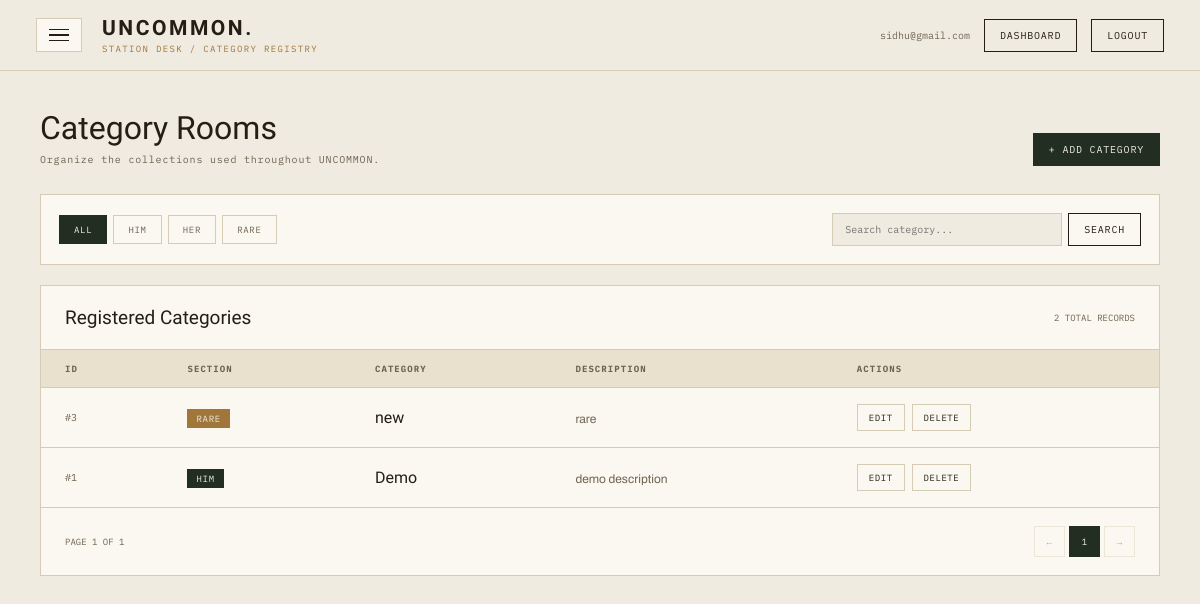
Page /admin_panel/categories/ (signed in) on the committed database.
### admin_panel/models.py (models this page shows, shortened)
class Admin(models.Model):
    email = models.EmailField(unique=True)
    password = models.CharField(max_length=255)

class Category(models.Model):
    SECTION_CHOICES = [
        ('HIM', 'Him'),
        ('HER', 'Her'),
        ('RARE', 'Rare'),
    ]
    section = models.CharField(
        max_length=10,
        choices=SECTION_CHOICES
    )
    category_name = models.CharField(
        max_length=100
    )
    description = models.TextField(
        blank=True
    )

### admin_panel/views.py (the view)
# urls.py: path('categories/', view_categories, name='view_categories'),
def view_categories(request):
    if 'admin' not in request.session:
        return redirect('home')
    admin = get_object_or_404(
        Admin,
        id=request.session['admin']
    )
    categories = Category.objects.all().order_by('-id')
    search = request.GET.get('search', '').strip()
    if search:
        categories = categories.filter(
            category_name__icontains=search
        )
    section = request.GET.get('section', '').strip()
    if section in ['HIM', 'HER', 'RARE']:
        categories = categories.filter(
            section=section
        )
    paginator = Paginator(categories, 10)
    page_number = request.GET.get('page')
    page_obj = paginator.get_page(page_number)
    return render(
        request,
        'admin_panel/categories.html',
        {
            'admin': admin,
            'page_obj': page_obj,
            'search': search,
            'section': section,
        }
    )

### templates/admin_panel/categories.html (shortened to what this page needs)
{% load static %}
<!DOCTYPE html>
<html lang="en">
<head>
</head>
<body>
<header class="topbar">
    <div class="left-cluster">
        <button
            class="hamburger-btn"
            id="openSidebar">
            <span></span>
            <span></span>
            <span></span>
        </button>
        <div>
            <a
                href="{% url 'admin_index' %}"
                class="brand">
                UNCOMMON<span>.</span>
            </a>
            <div class="sub-brand">
                Station Desk / Category Registry
            </div>
        </div>
    </div>
    <div class="top-right">
        <span class="admin-email">
            {{ admin.email }}
        </span>
        <a
            href="{% url 'admin_index' %}"
            class="btn">
            Dashboard
        </a>
        <form
            action="{% url 'admin_logout' %}"
            method="POST">
            <button
                type="submit"
                class="btn">
                Logout
            </button>
        </form>
    </div>
</header>
<main>
    <div class="page-header">
        <div>
            <h1 class="page-title">
                Category Rooms
            </h1>
            <p class="page-subtitle">
                Organize the collections used throughout UNCOMMON.
            </p>
        </div>
        <button
            class="btn btn-forest"
            id="openAddModal">
            + Add Category
        </button>
    </div>
    <div class="control-panel">
        <div class="filter-row">
            <div class="filters">
                <a
                    href="?{% if search %}search={{ search }}{% endif %}"
                    class="filter {% if not section %}active{% endif %}">
                    All
                </a>
                <a
                    href="?section=HIM{% if search %}&search={{ search }}{% endif %}"
                    class="filter {% if section == 'HIM' %}active{% endif %}">
                    HIM
                </a>
                <a
                    href="?section=HER{% if search %}&search={{ search }}{% endif %}"
                    class="filter {% if section == 'HER' %}active{% endif %}">
                    HER
                </a>
                <a
                    href="?section=RARE{% if search %}&search={{ search }}{% endif %}"
                    class="filter {% if section == 'RARE' %}active{% endif %}">
                    RARE
                </a>
            </div>
            <form
                method="GET"
                class="search-form">
                <input
                    type="text"
                    name="search"
                    value="{{ search }}"
                    placeholder="Search category..."
                    class="search-input"
                >
                <button
                    type="submit"
                    class="btn">
                    Search
                </button>
            </form>
        </div>
    </div>
    <div class="table-card">
        <div class="table-header">
            <div>
                <h2>
                    Registered Categories
                </h2>
            </div>
            <div class="record-count">
                {{ page_obj.paginator.count }}
                TOTAL RECORDS
            </div>
        </div>
        {% if page_obj.object_list %}
        <div class="table-wrapper">
            <table>
                <thead>
                    <tr>
                        <th>
                            ID
                        </th>
                        <th>
                            Section
                        </th>
                        <th>
                            Category
                        </th>
                        <th>
                            Description
                        </th>
                        <th>
                            Actions
                        </th>
                    </tr>
                </thead>
                <tbody>
                    {% for category in page_obj %}
                    <tr>
                        <td class="id">
                            #{{ category.id }}
                        </td>
                        <td>
                            <span
                                class="
                                    section-tag
                                    {% if category.section == 'RARE' %}
                                        section-rare
                                    {% endif %}
                                ">
                                {{ category.section }}
                            </span>
                        </td>
                        <td>
                            <div class="category-name">
                                {{ category.category_name }}
                            </div>
                        </td>
                        <td>
                            <div class="description">
                                {% if category.description %}
                                    {{ category.description }}
                                {% else %}
                                    No description provided.
                                {% endif %}
                            </div>
                        </td>
                        <td>
                            <div class="actions">
                                <button
                                    class="action-btn edit-btn"
                                    data-id="{{ category.id }}"
                                    data-section="{{ category.section }}"
                                    data-name="{{ category.category_name }}"
                                    data-description="{{ category.description|default:'' }}">
                                    Edit
                                </button>
                                <button
                                    class="action-btn delete-btn"
                                    data-id="{{ category.id }}"
                                    data-name="{{ category.category_name }}">
                                    Delete
                                </button>
                            </div>
                        </td>
                    </tr>
                    {% endfor %}
                </tbody>
            </table>
        </div>
        <div class="pagination">
            <div class="pagination-info">
                PAGE {{ page_obj.number }}
                OF {{ page_obj.paginator.num_pages }}
            </div>
            <div class="pagination-links">
                {% if page_obj.has_previous %}
                    <a
                        class="page-link"
                        href="?page={{ page_obj.previous_page_number }}{% if section %}&section={{ section }}{% endif %}{% if search %}&search={{ search }}{% endif %}">
                        ←
                    </a>
                {% else %}
                    <span class="page-link disabled">
                        ←
                    </span>
                {% endif %}
                {% for num in page_obj.paginator.page_range %}
                    {% if num == page_obj.number %}
                        <span class="page-link current">
                            {{ num }}
                        </span>
                    {% elif num >= page_obj.number|add:'-2' and num <= page_obj.number|add:'2' %}
                        <a
                            class="page-link"
                            href="?page={{ num }}{% if section %}&section={{ section }}{% endif %}{% if search %}&search={{ search }}{% endif %}">
                            {{ num }}
                        </a>
                    {% endif %}
                {% endfor %}
                {% if page_obj.has_next %}
                    <a
                        class="page-link"
                        href="?page={{ page_obj.next_page_number }}{% if section %}&section={{ section }}{% endif %}{% if search %}&search={{ search }}{% endif %}">
                        →
                    </a>
                {% else %}
                    <span class="page-link disabled">
                        →
                    </span>
                {% endif %}
            </div>
        </div>
        {% endif %}
    </div>
</main>
</body>
</html>

### rows in the picture
Admin: email "sidhu@gmail.com"
Category: id "3", section "RARE", category_name "new", description "rare"
Category: id "1", section "HIM", category_name "Demo", description "demo description"

### other values in the picture
{{ page_obj.paginator.count }} "2"
{{ page_obj.number }} "1"
{{ page_obj.paginator.num_pages }} "1"
{{ num }} "1"
